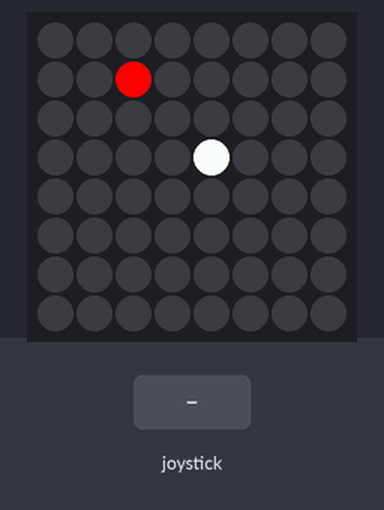
Simulated run of this program. Board: Raspberry Pi (BCM pin numbers) with a Sense HAT. On the bench: the Sense HAT's 8×8 RGB LED matrix. Inputs (shaded band) come from the test bench. Random numbers come from a fixed seed.

Above: at 0.09 s.
1.3 s: joystick pushed up
At 1.45 s:
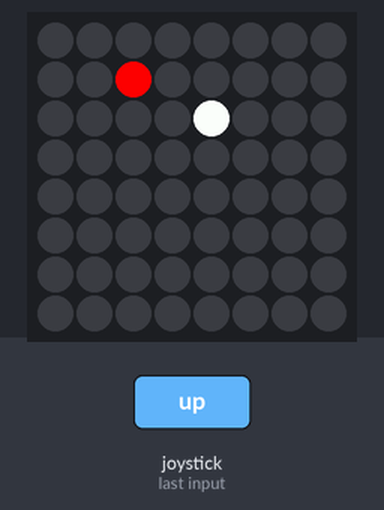
3.3 s: joystick pushed left
At 3.41 s:
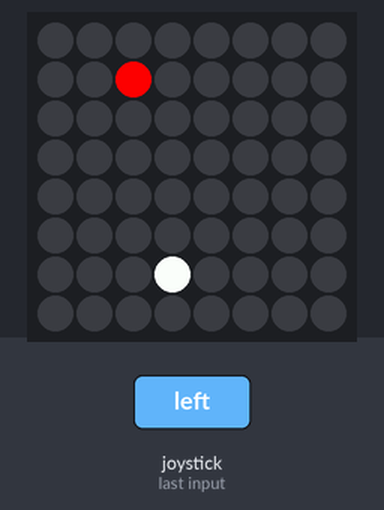
5.2 s: joystick pushed down
At 5.37 s:
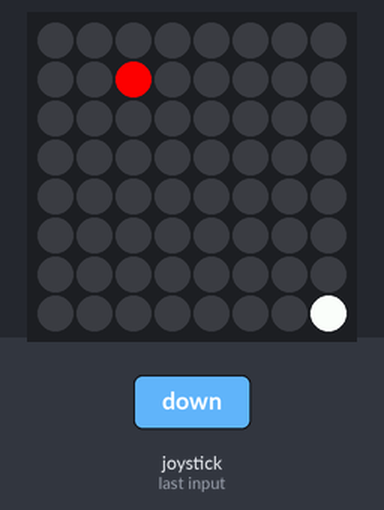
7.2 s: joystick pushed right
At 7.33 s:
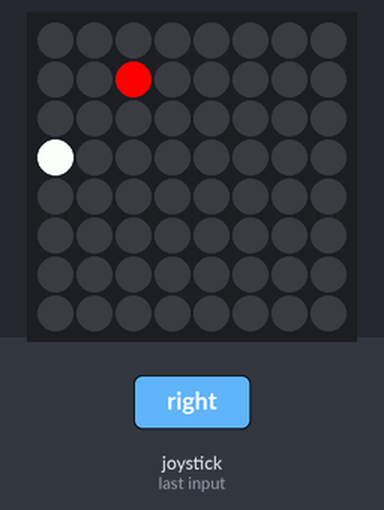
9.5 s: joystick pushed up
At 9.59 s:
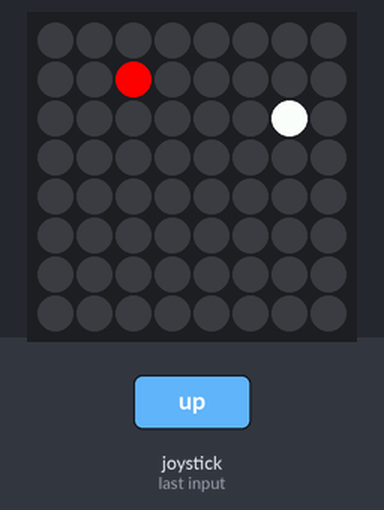

The program:

main.py
```python
from Snake import Snake_game
# import paho.mqtt.client as mqtt
import time


# Callback Function on Connection with MQTT Server
def on_connect(client, userdata, flags, rc):
    print("Connected with Code :" + str(rc))
    # Subscribe Topic from here
    client.subscribe("devices/11:44:33:55/inbox/User1/function/1")
    client.subscribe("devices/11:44:33:55/inbox/User1/function/2")
    client.subscribe("devices/11:44:33:55/inbox/User1/function/3")
    client.subscribe("devices/11:44:33:55/inbox/User1/function/4")


# Callback Function on Receiving the Subscribed Topic/Message
def on_message(client, userdata, msg):
    # print the message received from the subscribed topic
    # message = msg.payload
    # message = message.decode()  # default decoding utf-8
    print(str(msg.payload))


def main():
    """
    main function, which create a Snake game object,
    and start the game
    """
    # client = mqtt.Client()
    # client.on_connect = on_connect
    # client.on_message = on_message
    # client.connect("192.168.1.32", 4269, 60)
    # client.username_pw_set("11:44:33:55", "123")

    # client.loop_start()
    # time.sleep(1)
    # while True:
    # client.publish("Message", "Getting Started with MQTT")
    # print("Message Sent")
    # time.sleep(15)

    snake = Snake_game(client=None)
    snake.play_game()

    # client.loop_stop()
    # client.disconnect()


if __name__ == "__main__":
    main()
```

Snake.py
```python
# import threading
import time
import random
import xml
from sense_hat import SenseHat
from settings import *

def thread_function(client):
    """
    Keepalive topic publisher, in very 30sec to the broker.
    """
    threading.Timer(30.0, thread_function).start()
    client.publish("serverCommand/keepalive", "0")
    print("Message Sent. (keepalive)")


class Snake_game:
    """
    Snake Game main class, with the game parameters, and methods.
    """

    def __init__(self, client):
        """
        Constructor of the Snake Game with the parameter of the Sense HAT panel and
        with the basic parameters of the snake like direction and
        the map parameters like apple position and pixels.
        """
        # self.client = client
        self.sense = SenseHat()
        self.trail = [[3, 3]]
        self.direction = [1, 0]  # x y
        self.length = 1
        self.apple_pos = [random.randint(0, 7), random.randint(0, 7)]
        self.pixels = [clear] * 64
        # self.send_config_xml_to_broker()

        # keepalive topic writer thread in every 30sec, to the broker (this device is online)
        # keepalive_thread = threading.Thread(target=thread_function, args=(self.client,))
        # keepalive_thread.start()

    def send_config_xml_to_broker(self):
        """
        Read the config xml, convert to string, and send it to the mqtt broker.
        """
        xmlObject = xml.dom.minidom.parse("config_setup.xml")
        pretty_xml_as_string = xmlObject.toprettyxml()
        self.client.publish("users/everyone/inbox/server/deviceList", pretty_xml_as_string)
        print("XML config sent.")

    # 0 = up, 1 = right, 2 = down, 3 = left
    def set_direction(self, dir):
        """
        Snake Game direction setter, where set the snake moving direction.
        """
        if dir == 0:
            self.direction = [0, -1]
        elif dir == 1:
            self.direction = [1, 0]
        elif dir == 2:
            self.direction = [0, 1]
        elif dir == 3:
            self.direction = [-1, 0]

    # game loop
    def play_game(self):
        """
        Main loop of the game with the direction event handler, plus
        with the map border settings, movements and apple generator.
        """

        while True:
            self.pixels = [clear] * 64

            # sense HAT controller
            for event in self.sense.stick.get_events():
                if event.action == "pressed":
                    if event.direction == "up":
                        self.set_direction(0)
                    elif event.direction == "right":
                        self.set_direction(1)
                    elif event.direction == "down":
                        self.set_direction(2)
                    elif event.direction == "left":
                        self.set_direction(3)
            # insert to the start of the array
            self.trail.insert(0, [self.trail[0][0] + self.direction[0], self.trail[0][1] + self.direction[1]])

            # one border cross in and the other off
            if self.trail[0][0] < 0:
                self.trail[0][0] = 7
            if self.trail[0][1] < 0:
                self.trail[0][1] = 7
            if self.trail[0][0] > 7:
                self.trail[0][0] = 0
            if self.trail[0][1] > 7:
                self.trail[0][1] = 0

            # we cover the situation, when the apple pos is a snake pos in this if statement
            if self.trail[0] == self.apple_pos:
                self.apple_pos = []
                while self.apple_pos == []:
                    self.apple_pos = [random.randint(0, 7), random.randint(0, 7)]
                    if self.apple_pos in self.trail:
                        self.apple_pos = []
                self.length += 1
            # snake runs into itself
            elif self.trail[0] in self.trail[1:]:
                self.length = 1
            else:
                while len(self.trail) > self.length:
                    # remove from the end ( "like" moving, but the length is correct)
                    self.trail.pop()

            for pos in self.trail:
                # snake visualize on the pixel map (2d coord to 1d coord)
                self.pixels[pos[1] * 8 + pos[0]] = white

            # y * rowSize + x -> coordinate convert because of the pixel map
            self.pixels[self.apple_pos[1] * 8 + self.apple_pos[0]] = red
            # apple position (red led)
            self.sense.set_pixels(self.pixels)

            time.sleep(0.15)
```

settings.py
```python
red = (255, 0, 0)  # apple
white = (255, 255, 255)  # snake
clear = (0, 0, 0)  # map
```
